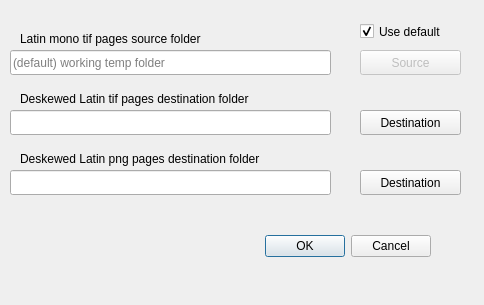
<?xml version="1.0" encoding="UTF-8"?>
<ui version="4.0">
 <class>deskew_latinmonoDialog</class>
 <widget class="QDialog" name="deskew_latinmonoDialog">
  <property name="windowModality">
   <enum>Qt::ApplicationModal</enum>
  </property>
  <property name="geometry">
   <rect>
    <x>0</x>
    <y>0</y>
    <width>484</width>
    <height>305</height>
   </rect>
  </property>
  <property name="windowTitle">
   <string>Deskew Latin tif and png mono pages</string>
  </property>
  <widget class="QDialogButtonBox" name="buttonBox">
   <property name="geometry">
    <rect>
     <x>260</x>
     <y>230</y>
     <width>171</width>
     <height>32</height>
    </rect>
   </property>
   <property name="orientation">
    <enum>Qt::Horizontal</enum>
   </property>
   <property name="standardButtons">
    <set>QDialogButtonBox::Cancel|QDialogButtonBox::Ok</set>
   </property>
  </widget>
  <widget class="QLineEdit" name="SourceLineEdit">
   <property name="geometry">
    <rect>
     <x>10</x>
     <y>50</y>
     <width>321</width>
     <height>25</height>
    </rect>
   </property>
   <property name="placeholderText">
    <string>(default) working temp folder</string>
   </property>
  </widget>
  <widget class="QPushButton" name="SourceButton">
   <property name="enabled">
    <bool>false</bool>
   </property>
   <property name="geometry">
    <rect>
     <x>360</x>
     <y>50</y>
     <width>101</width>
     <height>25</height>
    </rect>
   </property>
   <property name="text">
    <string>Source</string>
   </property>
   <property name="icon">
    <iconset resource="../UI_Icons.qrc">
     <normaloff>:/Icons/Icons/tiff-file.png</normaloff>:/Icons/Icons/tiff-file.png</iconset>
   </property>
  </widget>
  <widget class="QPushButton" name="DestPngButton">
   <property name="geometry">
    <rect>
     <x>360</x>
     <y>170</y>
     <width>101</width>
     <height>25</height>
    </rect>
   </property>
   <property name="text">
    <string>Destination</string>
   </property>
   <property name="icon">
    <iconset resource="../UI_Icons.qrc">
     <normaloff>:/Icons/Icons/png-file.png</normaloff>:/Icons/Icons/png-file.png</iconset>
   </property>
  </widget>
  <widget class="QLineEdit" name="DestPngLineEdit">
   <property name="geometry">
    <rect>
     <x>10</x>
     <y>170</y>
     <width>321</width>
     <height>25</height>
    </rect>
   </property>
  </widget>
  <widget class="QLabel" name="SourceLabel">
   <property name="geometry">
    <rect>
     <x>20</x>
     <y>30</y>
     <width>251</width>
     <height>17</height>
    </rect>
   </property>
   <property name="text">
    <string>Latin mono tif pages source folder</string>
   </property>
  </widget>
  <widget class="QLabel" name="DestPngLabel">
   <property name="geometry">
    <rect>
     <x>20</x>
     <y>150</y>
     <width>321</width>
     <height>17</height>
    </rect>
   </property>
   <property name="text">
    <string>Deskewed Latin png pages destination folder</string>
   </property>
  </widget>
  <widget class="QLineEdit" name="DestTifLineEdit">
   <property name="geometry">
    <rect>
     <x>10</x>
     <y>110</y>
     <width>321</width>
     <height>25</height>
    </rect>
   </property>
  </widget>
  <widget class="QLabel" name="DestTifLabel">
   <property name="geometry">
    <rect>
     <x>20</x>
     <y>90</y>
     <width>311</width>
     <height>17</height>
    </rect>
   </property>
   <property name="text">
    <string>Deskewed Latin tif pages destination folder</string>
   </property>
  </widget>
  <widget class="QPushButton" name="DestTifButton">
   <property name="geometry">
    <rect>
     <x>360</x>
     <y>110</y>
     <width>101</width>
     <height>25</height>
    </rect>
   </property>
   <property name="text">
    <string>Destination</string>
   </property>
   <property name="icon">
    <iconset resource="../UI_Icons.qrc">
     <normaloff>:/Icons/Icons/tiff-file.png</normaloff>:/Icons/Icons/tiff-file.png</iconset>
   </property>
  </widget>
  <widget class="QCheckBox" name="defaultsrcBox">
   <property name="geometry">
    <rect>
     <x>360</x>
     <y>20</y>
     <width>101</width>
     <height>23</height>
    </rect>
   </property>
   <property name="text">
    <string>Use default</string>
   </property>
   <property name="checked">
    <bool>true</bool>
   </property>
  </widget>
 </widget>
 <resources>
  <include location="../UI_Icons.qrc"/>
 </resources>
 <connections>
  <connection>
   <sender>buttonBox</sender>
   <signal>accepted()</signal>
   <receiver>deskew_latinmonoDialog</receiver>
   <slot>accept()</slot>
   <hints>
    <hint type="sourcelabel">
     <x>248</x>
     <y>254</y>
    </hint>
    <hint type="destinationlabel">
     <x>157</x>
     <y>274</y>
    </hint>
   </hints>
  </connection>
  <connection>
   <sender>buttonBox</sender>
   <signal>rejected()</signal>
   <receiver>deskew_latinmonoDialog</receiver>
   <slot>reject()</slot>
   <hints>
    <hint type="sourcelabel">
     <x>316</x>
     <y>260</y>
    </hint>
    <hint type="destinationlabel">
     <x>286</x>
     <y>274</y>
    </hint>
   </hints>
  </connection>
 </connections>
</ui>
